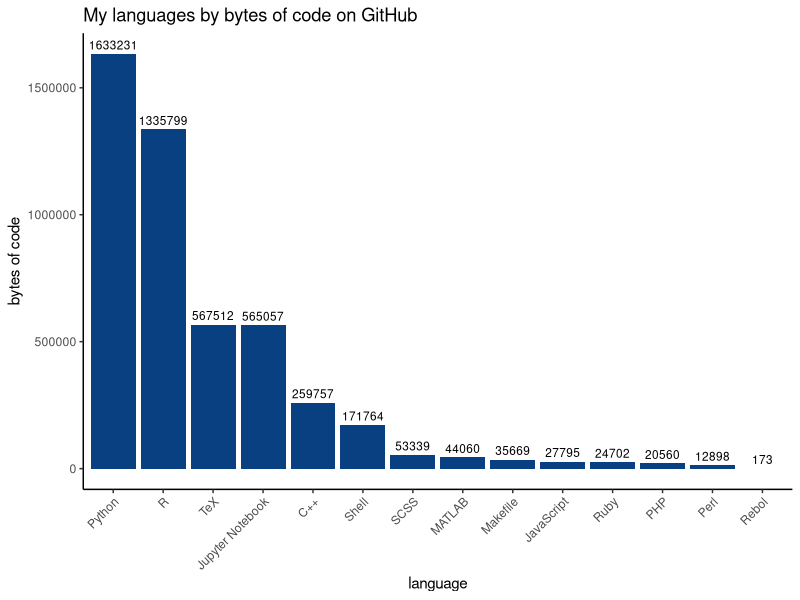
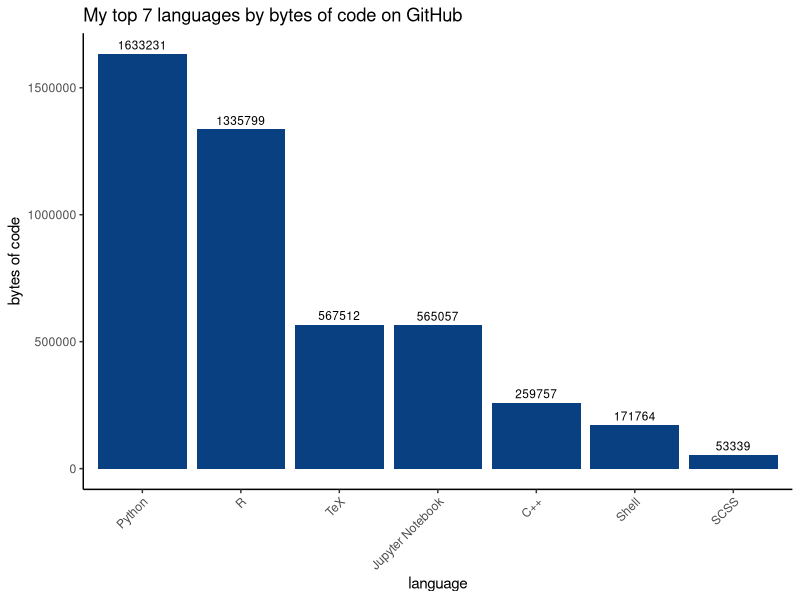
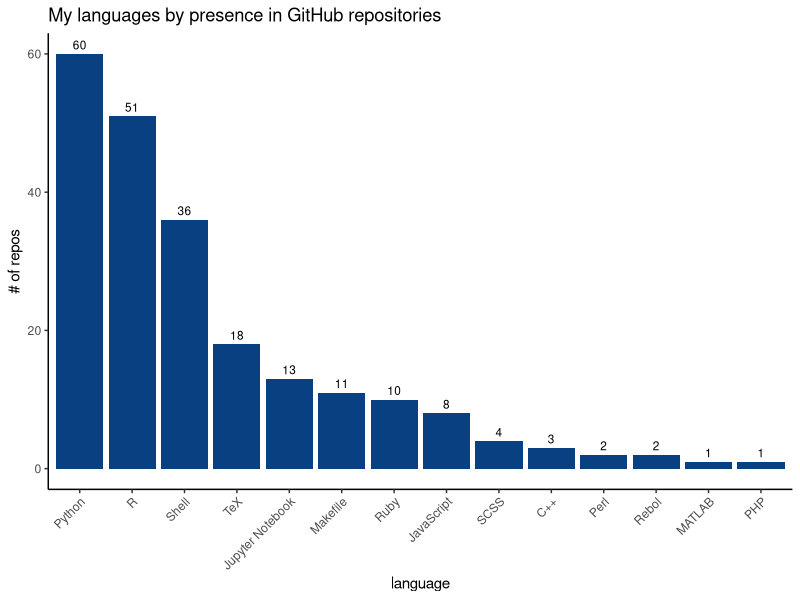

Write R code to recreate these figures, in order.

library(here)
library(RColorBrewer)
library(tidyverse)
theme_set(theme_classic())
update_geom_defaults("bar", list(fill = RColorBrewer::brewer.pal(n=9,name="GnBu")[9]))
theme_update(axis.text.x = element_text(angle = 45, hjust = 1))
aspect_ratio <- 4/3
height <- 5
width <- height * aspect_ratio

data <- readr::read_csv(here::here("data", "repo_languages.csv")) %>%
    filter(!(language %in% c("HTML", "CSS")) &
           (!(language %in% c("TeX")) | (repo_name != "bioinf540-fall2019")))

plot_all_bytes <- data %>%
    group_by(language) %>%
    summarize(total_bytes=sum(language_repo_bytes)) %>%
    ggplot2::ggplot(aes(x=reorder(language, -total_bytes), y=total_bytes, ladbel=total_bytes)) +
    geom_bar(stat="identity")+#, fill="#0868AC") +
    geom_text(aes(label=total_bytes), vjust=-0.5, size=3) +
    xlab("language") +
    ylab("bytes of code") +
    ggtitle("My languages by bytes of code on GitHub")
ggsave(here::here("figures", "language_all_bytes.svg"), height=height, width=width, units="in")

plot_bytes_7 <- data %>%
    group_by(language) %>%
    summarize(total_bytes=sum(language_repo_bytes)) %>%
    top_n(7, total_bytes) %>%
    ggplot2::ggplot(aes(x=reorder(language, -total_bytes), y=total_bytes, label=total_bytes)) +
    geom_bar(stat="identity")+#, fill="#0868AC") +
    geom_text(aes(label=total_bytes), vjust=-0.5, size=3) +
    xlab("language") +
    ylab("bytes of code") +
    ggtitle("My top 7 languages by bytes of code on GitHub")
ggsave(here::here("figures", "language_all_bytes_n7.svg"), height=height, width=width, units="in")

plot_all_repos <- data %>%
    group_by(language) %>%
    summarize(repo_count=n()) %>%
    ggplot2::ggplot(aes(x=reorder(language, -repo_count), y=repo_count, label=repo_count)) +
    geom_bar(stat="identity")+#, fill="#0868AC") +
    geom_text(aes(label=repo_count), vjust=-0.5, size=3) +
    xlab("language") +
    ylab("# of repos") +
    ggtitle("My languages by presence in GitHub repositories")
ggsave(here::here("figures", "language_all_repos.svg"), height=height, width=width, units="in")
